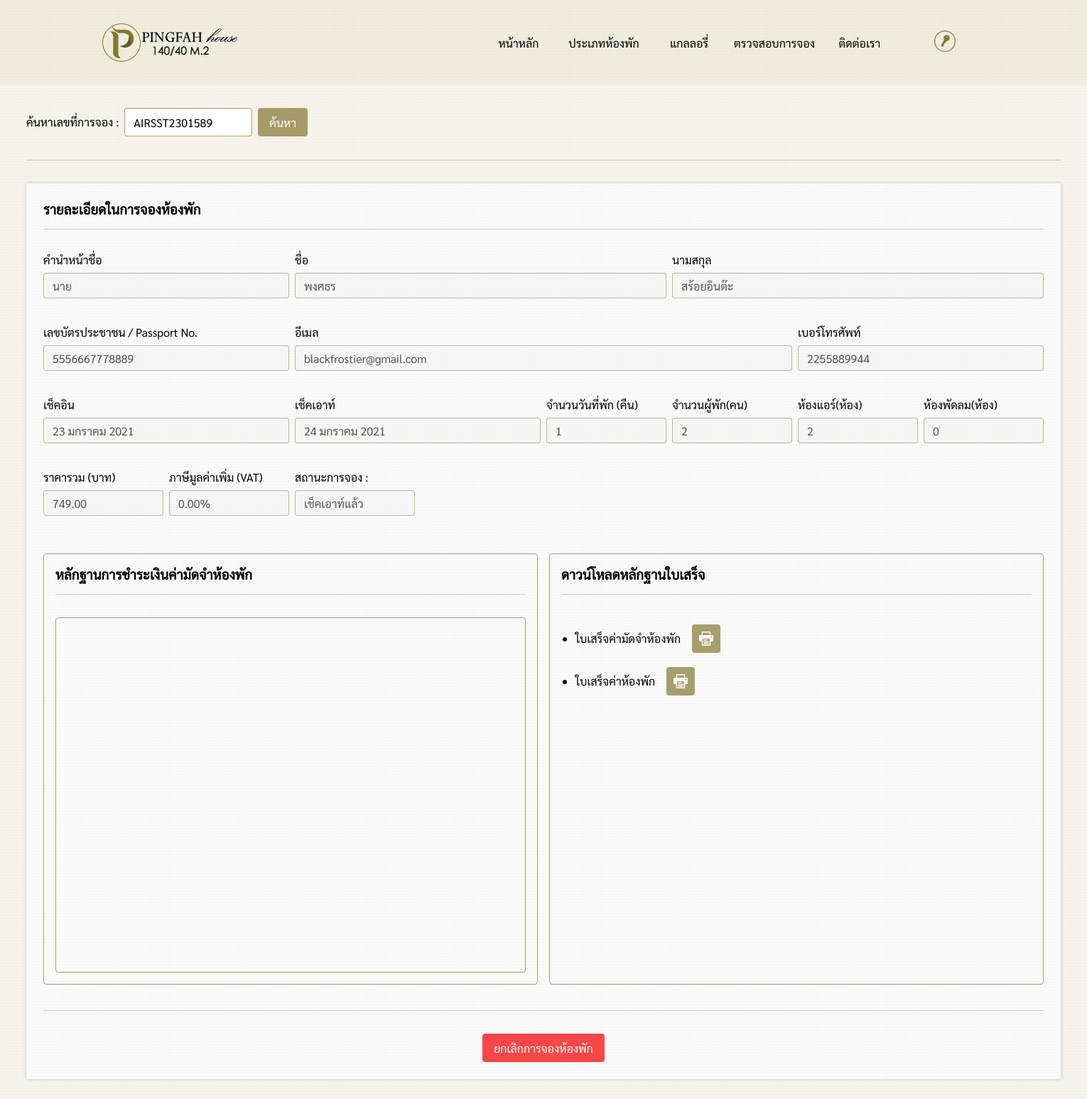
/pages/checkCode.php?code=AIRSST2301589, run on the app's committed database.
### tables this page shows
CREATE TABLE `daily` (
  `daily_id` int(11) NOT NULL,
  `name_title` varchar(10) NOT NULL,
  `firstname` varchar(200) NOT NULL,
  `lastname` varchar(200) NOT NULL,
  `id_card` varchar(200) NOT NULL,
  `email` varchar(200) NOT NULL,
  `tel` varchar(200) NOT NULL,
  `code` varchar(200) NOT NULL,
  `check_in` varchar(200) NOT NULL,
  `check_out` varchar(200) NOT NULL,
  `night` int(2) NOT NULL,
  `people` int(2) NOT NULL,
  `air_room` int(2) NOT NULL,
  `fan_room` int(2) NOT NULL,
  `daily_status` varchar(200) NOT NULL,
  `total_room_price` float(11,2) NOT NULL,
  `vat` float(11,2) NOT NULL,
  `total_price` float(11,2) NOT NULL,
  `payment_price` float(11,2) NOT NULL,
  `payment_img` varchar(200) DEFAULT NULL,
  `warning_date` varchar(20) DEFAULT NULL,
  `room_select` varchar(200) DEFAULT NULL
);

### pages/connection.php (called while the page is built, shortened)
<?php
$conn= mysqli_connect("localhost","root","","Pingfah") or die("Error: " . mysqli_error($conn));
mysqli_query($conn, "SET NAMES 'utf8' ");
$sql = "SELECT * FROM daily";
$result = $conn->query($sql);
?>

### pages/checkCode.php (the view, shortened to what this page needs)
<?php
$code = @$_REQUEST["code"];
function DateThai($strDate)
{
    $strYear = date("Y",strtotime($strDate));
    $strMonth= date("n",strtotime($strDate));
    $strDay= date("d",strtotime($strDate));
    $strMonthCut = Array("","มกราคม", "กุมภาพันธ์", "มีนาคม","เมษายน", "พฤษภาคม", "มิถุนายน", "กรกฎาคม","สิงหาคม", "กันยายน", "ตุลาคม", "พฤศจิกายน", "ธันวาคม");
    $strMonthThai=$strMonthCut[$strMonth];
    return "$strDay $strMonthThai $strYear";
}
?>
<!DOCTYPE html>
<html lang="en">
<head>
    <link rel="stylesheet" href="../css/checkCode.css">
</head>
<body>
    <?php
    include("../components/maintopbar.php");
    ?>
    <div class="box">
        <div class="search">
            <label style="padding:9px 8px 0 0">ค้นหาเลขที่การจอง : </label>
            <div>
               <input type="text" id="code" value="<?php echo $code; ?>">
            </div>
            <button style="margin: 0 8px;" id="searchCode">ค้นหา</button>
        </div>
        <div class="hr"></div>
        <?php
        if(isset($code)){
            include("connection.php");
            $sql = "SELECT * FROM daily WHERE code = '$code' AND daily_status != 'ยกเลิกการจอง'";
            $result = $conn->query($sql);
            if ($result->num_rows > 0) {
                while($row = $result->fetch_assoc()) {
        ?>
        <div class="checkCode-box">
            <h3>รายละเอียดในการจองห้องพัก</h3>
            <div class="hr"></div>
            <div class="grid-container">
                <div class="name_title">
                    <p>คำนำหน้าชื่อ</p>
                    <input type="text" value="<?php echo $row["name_title"]; ?>" disabled>
                </div>
                <div class="firstname">
                    <p>ชื่อ</p>
                    <input type="text" value="<?php echo $row["firstname"]; ?>" disabled>
                </div>
                <div class="lastname">
                    <p>นามสกุล</p>
                    <input type="text" value="<?php echo $row["lastname"]; ?>" disabled>
                </div>
                <div class="id_card">
                    <p>เลขบัตรประชาชน / Passport No.</p>
                    <input type="text" value="<?php echo $row["id_card"]; ?>" disabled>
                </div>
                <div class="email">
                    <p>อีเมล</p>
                    <input type="text" value="<?php echo $row["email"]; ?>" disabled>
                </div>
                <div class="tel">
                    <p>เบอร์โทรศัพท์</p>
                    <input type="text" value="<?php echo $row["tel"]; ?>" disabled>
                </div>
                <div class="check_in">
                    <p>เช็คอิน</p>
                    <input type="text" value="<?php echo DateThai($row["check_in"]); ?>" disabled>
                </div>
                <div class="check_out">
                    <p>เช็คเอาท์</p>
                    <input type="text" value="<?php echo DateThai($row["check_out"]); ?>" disabled>
                </div>
                <div class="night">
                    <p>จำนวนวันที่พัก (คืน)</p>
                    <input type="text" name="night" id="night" value="<?php echo $row["night"]; ?>" disabled>
                </div>
                <div class="people">
                    <p>จำนวนผู้พัก(คน)</p>
                    <input type="text" name="people" id="people" value="<?php echo $row["people"]; ?>" disabled>
                </div>
                <div class="air">
                    <p>ห้องแอร์(ห้อง)</p>
                    <input type="text" name="air" id="air" value="<?php echo $row["air_room"]; ?>" disabled>
                </div>
                <div class="fan">
                    <p>ห้องพัดลม(ห้อง)</p>
                    <input type="text" name="fan" id="fan" value="<?php echo $row["fan_room"]; ?>" disabled>
                </div>
                <div class="total_price">
                    <p>ราคารวม (บาท)</p>
                    <input type="text" value="<?php echo $row["total_price"]; ?>" disabled>
                </div>
                <div class="vat">
                    <p>ภาษีมูลค่าเพิ่ม (VAT)</p>
                    <input type="text" name="total_price" id="total_price" value="<?php echo $row["vat"]."%"; ?>" disabled>
                </div>
                <div class="status">
                    <label>สถานะการจอง :</label>
                    <input type="text" class="input-status" value="<?php echo $row['daily_status']; ?>" disabled>
                </div>
            </div>
            <form action="mainpage_function/addPayment_image.php?daily_id=<?php echo $row['daily_id']; ?>" method="POST" enctype="multipart/form-data">
                <div style="padding-top:32px;height:659px;">
                    <div class="grid-box">
                        <div style="border:1px solid rgb(131, 120, 47, 0.7);border-radius:4px;padding:16px;">
                            <h3>หลักฐานการชำระเงินค่ามัดจำห้องพัก</h3>
                            <div class="hr"></div>
                            <div class="img-box" id="id_box">
                            </div>
                        </div>
                        <div style="border:1px solid rgb(131, 120, 47, 0.7);border-radius:4px;padding:16px;">
                            <h3>ดาวน์โหลดหลักฐานใบเสร็จ</h3>
                            <div class="hr"></div>
                            <div>
                                <ul>
                                    <li>
                                        <div>
                                            <p>ใบเสร็จค่ามัดจำห้องพัก</p>
                                            <?php
                                            if($row["daily_status"] != "รอการยืนยัน" && $row["daily_status"] != "ยกเลิกการจอง"){
                                            ?>
                                            <a href="receipt_deposit.php?code=<?php echo $row["code"]; ?>" target="_blank" ><button type="button" class="print"></button></a>
                                            <?php
                                            }else{
                                            ?>
                                            <button type="button" class="print" style="margin:0 16px;" disabled></button>
                                            <?php } ?>
                                        </div>
                                    </li>
                                    <li>
                                        <div>
                                            <p>ใบเสร็จค่าห้องพัก</p>
                                            <?php
                                            if($row["daily_status"] == "เช็คเอาท์แล้ว" && $row["daily_status"] != "ยกเลิกการจอง"){
                                            ?>
                                            <a href="receipt_room.php?code=<?php echo $row["code"]; ?>" target="_blank"><button type="button" class="print"></button></a>
                                            <?php
                                            }else{
                                            ?>
                                            <button type="button" class="print" style="margin:0 16px;" disabled></button>
                                            <?php } ?>
                                        </div>
                                    </li>
                                </ul>
                            </div>
                        </div>
                    </div>
                </div>
                <?php
                if($row["daily_status"] != "ยกเลิกการจอง" && $row["daily_status"] != "เช็คเอ้าท์แล้ว" && $row["daily_status"] != "เข้าพักแล้ว"){
                ?>
                <div class="hr"></div>
                <div style="display:flex;justify-content:center;">
                    <button type="button" class="cancel-btn" id="cancel_daily">ยกเลิกการจองห้องพัก</button>
                </div>
                <?php } ?>
            </form>
        </div>
        <?php
        }}else{
            echo "ไม่พบข้อมูล";
        }}
        ?>
    </div>
</body>
</html>

### css/checkCode.css (style rules this page uses)
* { margin: 0; padding: 0; box-sizing: border-box; font-family: Sarabun; }
body { background: url('../img/tool/bg.png'); }
body::before { content: ''; position: absolute; z-index: -1; top: 0px; right: 0px; bottom: -340px; left: 0px; background: url('../img/tool/flower.png') bottom left no-repeat,url('../img/tool/flower2.png') bottom right no-repeat; opacity: 0.2; }
.box { width: 1520px; margin: auto; padding: 32px; }
.box .search { display: flex; justify-content: flex-start; height: 57px; }
.box .search input { width: 180px; height: 40px; padding: 0 12px; border: 1px solid rgb(131, 120, 47, 0.7); border-radius: 4px; font-size: 16px; }
.hr { margin: 16px auto 32px auto; border-bottom: 1px solid rgb(131, 120, 47, 0.7); opacity: 0.5; }
.box .checkCode-box { width: 100%; height: auto; background-image: url("../img/tool/bg2.png"); border-radius: 4px; padding: 24px; -webkit-box-shadow: 0px 0px 5px 0px rgba(0, 0, 0, 0.2); -moz-box-shadow: 0px 0px 5px 0px rgba(0, 0, 0, 0.2); box-shadow: 0px 0px 5px 0px rgba(0, 0, 0, 0.2); }
.grid-container { display: grid; grid-template-columns: 1fr 1fr 1fr 1fr 1fr 1fr 1fr 1fr; grid-template-rows: 1fr 1fr 1fr; gap: 16px 8px; grid-template-areas: "name_title name_title firstname firstname firstname lastname lastname lastname" "id_card id_card email email email email tel tel" "check_in check_in check_out check_out night people air fan" "total_price vat status . . . . ."; }
.name_title { grid-area: name_title; height: 86px; }
.id_card { grid-area: id_card; height: 86px; }
.firstname { grid-area: firstname; height: 86px; }
.lastname { grid-area: lastname; height: 86px; }
.email { grid-area: email; height: 86px; }
.tel { grid-area: tel; height: 86px; }
.check_in { grid-area: check_in; height: 86px; }
.check_out { grid-area: check_out; height: 86px; }
.night { grid-area: night; height: 86px; }
.people { grid-area: people; height: 86px; }
.air { grid-area: air; height: 86px; }
.fan { grid-area: fan; height: 86px; }
.total_price { grid-area: total_price; height: 86px; }
.vat { grid-area: vat; height: 86px; }
.status { grid-area: status; height: 86px; }
.box .checkCode-box input:not([type=file]) { margin-top: 8px; width: 100%; height: 36px; padding: 0 12px; border: 1px solid rgb(131, 120, 47, 0.5); border-radius: 4px; font-size: 16px; outline: none; transition: 0.3s; }
.box .checkCode-box .input-status { margin-top: 8px; width: 150px; height: 36px; padding: 0 12px; border: 1px solid rgb(131, 120, 47, 0.5); border-radius: 4px; font-size: 16px; outline: none; transition: 0.3s; }
.box .checkCode-box .grid-box { display: grid; grid-template-columns: 1fr 1fr; column-gap: 16px; }
.box .checkCode-box .grid-box .img-box { width: 100%; height: 500px; border: 1px solid rgb(131, 120, 47, 0.7); border-radius: 4px; overflow: hidden; position: relative; }
.box button { width: auto; height: 40px; margin: 0 16px; padding: 0 16px; border-radius: 4px; border: none; background-color: rgb(131, 120, 47, 0.7); font-size: 16px; font-weight: 500; color: #fff; cursor: pointer; transition: 0.3s; }
.box .cancel-btn { background-color: rgb(255, 70, 70); }
.box .checkCode-box .grid-box ul { padding-left: 20px; }
.box .checkCode-box .grid-box ul li { line-height: 60px; }
.box .checkCode-box .grid-box ul li div { display: flex; align-items: center; }
.box .checkCode-box .grid-box ul li div a { margin: 0 16px; width: 40px; height: 40px; }
.box .checkCode-box .grid-box ul li .print { width: 40px; height: 40px; margin: 0; border-radius: 4px; border: none; background-color: rgb(131, 120, 47, 0.7); background-image: url("../img/tool/printer.png"); background-repeat: no-repeat; background-position: center; font-size: 16px; font-weight: 500; color: #fff; cursor: pointer; transition: 0.3s; }

### css/mainTop.css (style rules this page uses)
* { margin: 0; padding: 0; box-sizing: border-box; font-family: Sarabun; }

### data on the page
daily: name_title "นาย", firstname "พงศธร", lastname "สร้อยอินต๊ะ", id_card "5556667778889", email "blackfrostier@gmail.com", tel "2255889944", check_in "23 มกราคม 2021", check_out "24 มกราคม 2021", night "1", people "2", air "2", fan "0", total_price "749.00", total_price "0.00%", daily_status "เช็คเอาท์แล้ว", shows "ยกเลิกการจองห้องพัก"
